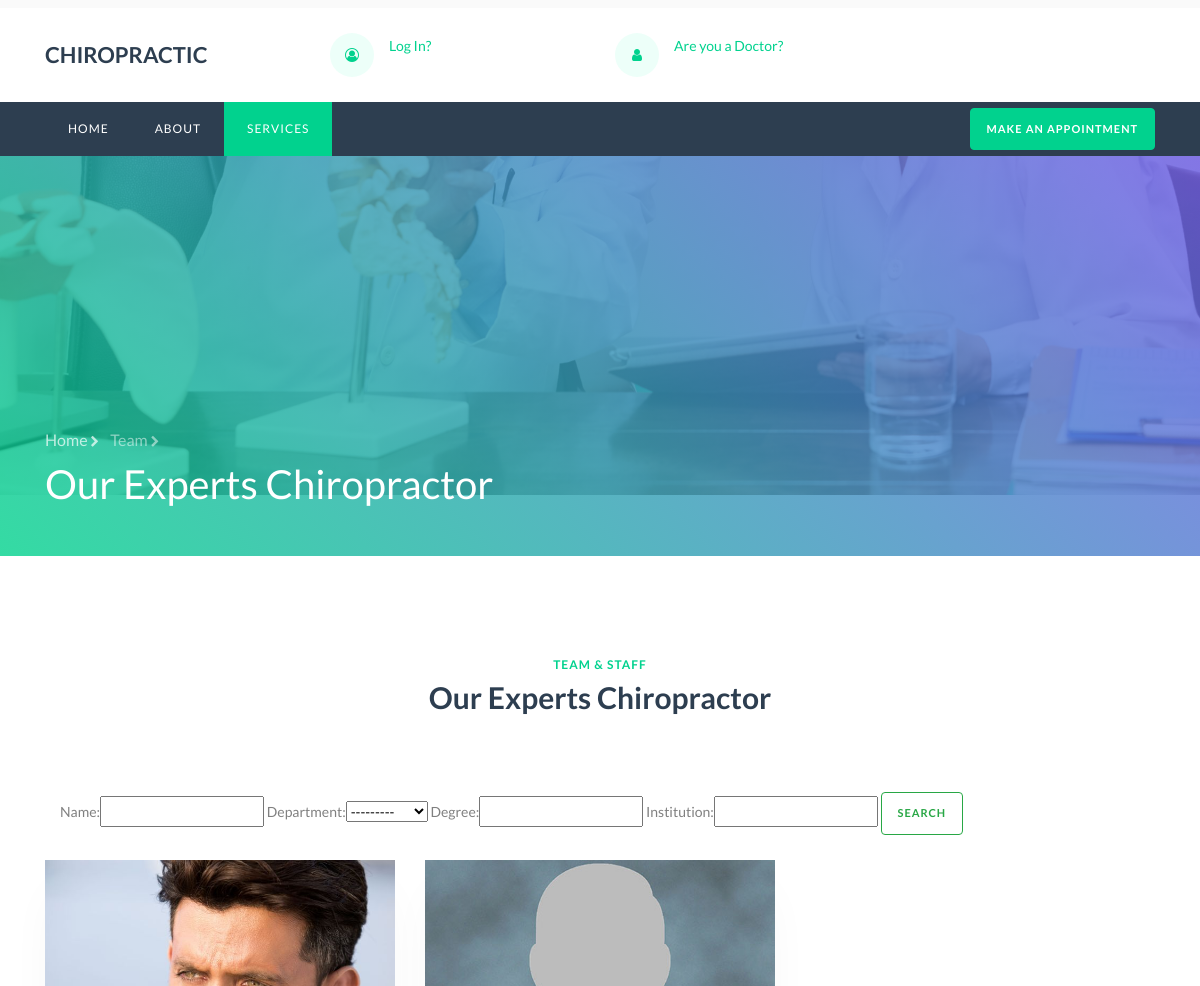
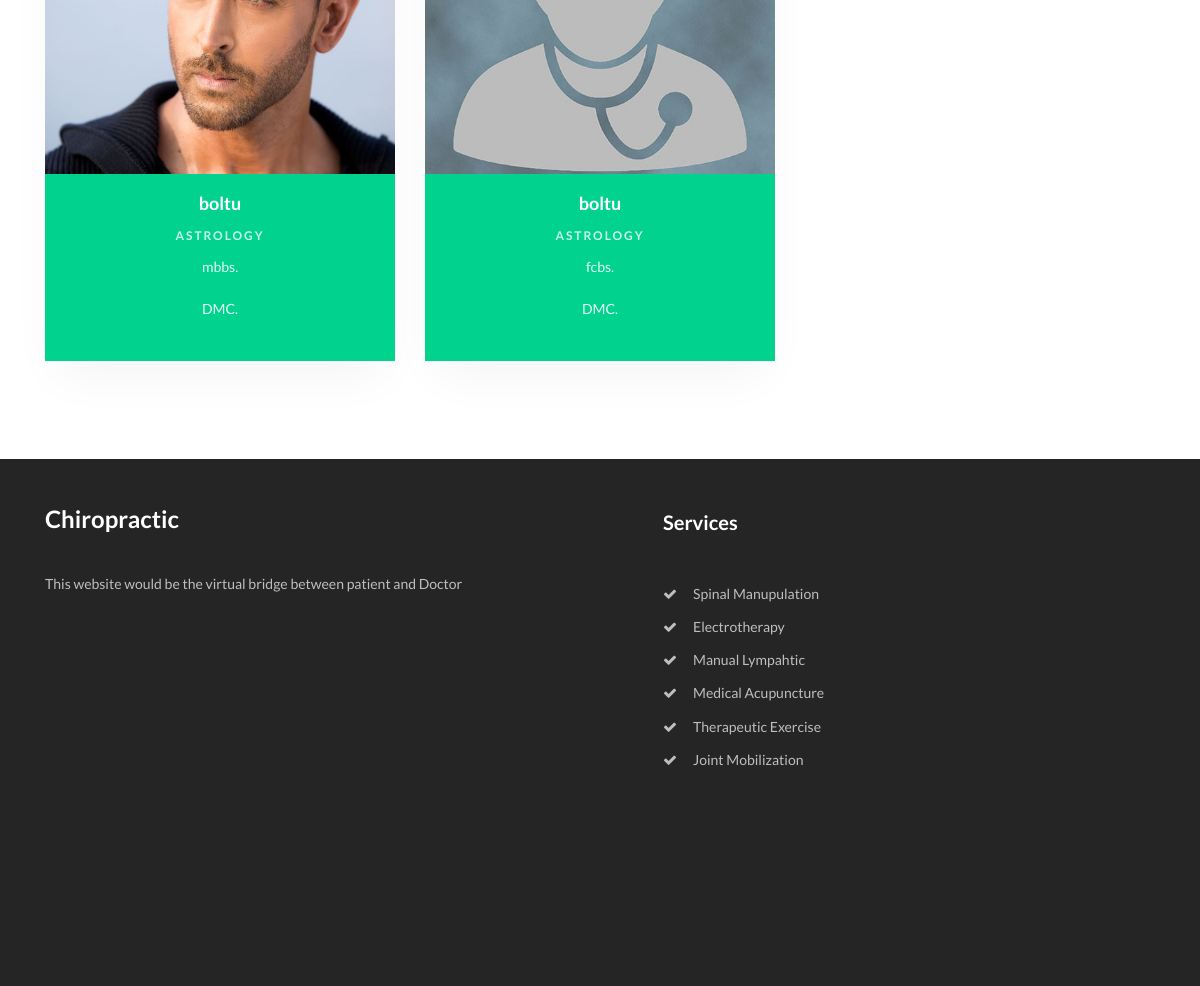
/doctor/doctorview/, run on the app's committed database (2 pictures, top to bottom).
### hospitals/models.py (models this page shows, shortened)
class Department(models.Model):
    department = models.CharField(max_length=100)
    def __str__(self):
        return  self.department

class Doctor(models.Model):
    user =models.OneToOneField(User, on_delete=models.CASCADE)
    department = models.ForeignKey(Department, on_delete=models.CASCADE)
    name = models.CharField(max_length=50)
    degree = models.CharField(max_length=50)
    institution = models.CharField(max_length=50, default = "DMC")
    start_time = models.CharField( max_length=50)
    end_time = models.CharField( max_length=50)
    week_sat = models.BooleanField(default = False)
    week_sun = models.BooleanField(default = False)
    week_mon = models.BooleanField(default = False)
    week_tues = models.BooleanField(default = False)
    week_wed = models.BooleanField(default = False)
    week_thurs = models.BooleanField(default = False)
    week_fri = models.BooleanField(default = False)

### accounts/models.py (models this page shows, shortened)
class Profile(models.Model):
    user = models.OneToOneField(User, on_delete=models.CASCADE)
    user_sex = (('MALE', 'Male'), ('FEMALE', 'Female'))
    user_gender = models.CharField(max_length=6, default='Male', choices=user_sex)
    user_age = models.IntegerField(null=True)
    user_phone = models.CharField(max_length=200, null=True)
    user_address = models.CharField(max_length=200, null=True)
    user_img = models.ImageField(upload_to='profile_pics', default='default.jpg')

### hospitals/views.py (the view)
# urls.py: path('doctorview/', views.doctor_view, name="doctorview"),
def doctor_view(request):
	doctors=Doctor.objects.all()
	docFilter = DoctorFilter(request.GET, queryset = doctors)
	doctors = docFilter.qs
	context={'doctors':doctors, 'docFilter' : docFilter}
	return render(request, 'hospitals/doctorView.html',context)

### hospitals/templates/hospitals/doctorView.html (shortened to what this page needs)
{% extends 'accounts/base.html' %}
{% load static %}
{% block doctorview %}active{% endblock %}
{% block content %}
<!--{% load crispy_forms_tags %}
<form method="POST" action="">
	{% csrf_token %}
	{{ form|crispy }}
	<input class="btn btn-primary" type="submit" value="Search"/>
</form> -->
<section class="hero-wrap hero-wrap-2" style="background-image: url(&quot;images/bg_2.jpg&quot;); background-position: 50% 769.575px;" data-stellar-background-ratio="0.5">
      <div class="overlay"></div>
      <div class="container">
        <div class="row no-gutters slider-text align-items-end">
          <div class="col-md-9 ftco-animate pb-5 fadeInUp ftco-animated">
          	<p class="breadcrumbs mb-2"><span class="mr-2"><a href="index.html">Home <i class="fa fa-chevron-right"></i></a></span> <span>Team <i class="fa fa-chevron-right"></i></span></p>
            <h1 class="mb-0 bread">Our Experts Chiropractor</h1>
          </div>
        </div>
      </div>
    </section>
<section class="ftco-section">
			<div class="container">
				<div class="row no-gutters justify-content-center pb-5 mb-3">
          <div class="col-md-7 heading-section text-center ftco-animate fadeInUp ftco-animated">
          	<span class="subheading">Team &amp; Staff</span>
            <h2>Our Experts Chiropractor</h2>
          </div>
        </div>
				<div class="container">
  <form method="get" >
		{{docFilter.form}}
    <button class="btn btn-outline-success my-2 my-sm-0" type="submit">Search</button>
  </form>
	</div>
<div><br></div>
				<div class="row">
                    {%  for i in doctors %}
					<div class="col-md-4 ftco-animate d-flex fadeInUp ftco-animated">
						<div class="staff bg-primary">
							<a href="{% url 'profile' i.user.username %}" >
							<div class="img-wrap d-flex align-items-stretch">
								<div class="img align-self-stretch" style="background-image: url({{ i.user.profile.user_img.url }});"></div>
							</div>
								</a>
							<div class="text pt-3 px-3 pb-4 text-center">
								<h3>{{i.name}}</h3>
								<span class="position mb-2">{{i.department}}</span>
								<div class="faded">
								<p>{{i.degree}}.</p>
									<p>{{i.institution}}.</p>
	              </div>
							</div>
						</div>
					</div>
				{% endfor %}
				</div>
			</div>
		</section>
{% endblock %}

### accounts/templates/accounts/base.html (shortened to what this page needs)
{% load static %}
<!DOCTYPE html>
<html lang="en">
  <head>
      <link rel="stylesheet" href="https://maxcdn.bootstrapcdn.com/bootstrap/4.0.0/css/bootstrap.min.css">
    <link rel="stylesheet" href="https://stackpath.bootstrapcdn.com/font-awesome/4.7.0/css/font-awesome.min.css">
    <link rel="stylesheet" href="{% static 'accounts/css/animate.css' %}">
    <link rel="stylesheet" href="{% static 'accounts/css/owl.carousel.min.css' %}">
    <link rel="stylesheet" href="{% static 'accounts/css/owl.theme.default.min.css' %}">
    <link rel="stylesheet" href="{% static 'accounts/css/magnific-popup.css' %}">
    <link rel="stylesheet" href="{% static 'accounts/css/bootstrap-datepicker.css' %}">
    <link rel="stylesheet" href="{% static 'accounts/css/jquery.timepicker.css' %}">
    <link rel="stylesheet" href="{% static 'accounts/css/flaticon.css' %}">
    <link rel="stylesheet" href="{% static 'accounts/css/style.css' %}">
  </head>
  <body>
  	<div class="top py-1">
  	</div>
		<div class="wrap">
	    <div class="container">
				<div class="row justify-content-between">
					<div class="col-md-3 mb-md-0 mb-4 d-flex align-items-center">
						<a class="navbar-brand" href="{%url 'home'%}">Chiropractic</a>
					</div>
					<div class="col-md-9">
						<div class="row">
							<div class="col-md-4 mb-md-0 mb-3">
								<div class="top-wrap d-flex">
									<div class="icon d-flex align-items-center justify-content-center"><span class="fa fa-user-circle-o"></span></div>
                  {% if request.user.is_authenticated %}
                  <div class="text"><a href="">Hi, {{user.username}} </a><a href="{%url 'logout'%}">  :LogOUT?</a></div>
                  {% else %}
									<div class="text"><a href="{% url 'login' %}">Log In?</a></div>
                  {% endif %}
								</div>
							</div>
              <div class="col-md-4 mb-md-0 mb-3">
								<div class="top-wrap d-flex">
									<div class="icon d-flex align-items-center justify-content-center"><span class="fa fa-user"></span></div>
                  {% if user.doctor %}
									<div class="text"><a href="{% url 'dashboard'%}">Check your Dashboard</a></div>
                  {% else %}
                  <div class="text"><a href="{% url 'createdocprofile' %}">Are you a Doctor?</a></div>
                  {% endif %}
								</div>
              </div>
						</div>
					</div>
				</div>
			</div>
		</div>
		<nav class="navbar navbar-expand-lg navbar-dark ftco_navbar bg-dark ftco-navbar-light" id="ftco-navbar">
	    <div class="container">
				<div class="order-lg-last">
          <a href="{% url 'doctorview' %}" class="btn btn-primary">Make an appointment</a>
        </div>
	      <div class="collapse navbar-collapse" id="ftco-nav">
	        <ul class="navbar-nav mr-auto">
	        	<li class="nav-item"><a href="\" class="nav-link">Home</a></li>
	        	<li class="nav-item {% block about %}{% endblock %} "><a href="\about" class="nav-link">About</a></li>
            <li class="nav-item {% block doctorview %}{% endblock %}" "><a href="{% url 'doctorview' %}" class="nav-link">Services</a></li>
	        </ul>
	      </div>
	    </div>
	  </nav>
 {% block content %}
 {% endblock %}
    <footer class="footer ftco-section ftco-no-pt">
      <div class="container">
        <div class="row mb-5">
          <div class="col-md-6 col-lg">
            <div class="ftco-footer-widget py-4 py-md-5">
              <h2 class="logo"><a href="#">Chiropractic</a></h2>
              <p>This website would be the virtual bridge between patient and Doctor</p>
              <ul class="ftco-footer-social list-unstyled float-md-left float-lft mt-4">
              </ul>
            </div>
          </div>
          <div class="col-md-6 col-lg">
            <div class="ftco-footer-widget ml-md-5 py-5">
              <h2 class="ftco-heading-2">Services</h2>
              <ul class="list-unstyled">
                <li><a href="#" class="py-1 d-block"><span class="fa fa-check mr-3"></span>Spinal Manupulation</a></li>
                <li><a href="#" class="py-1 d-block"><span class="fa fa-check mr-3"></span>Electrotherapy</a></li>
                <li><a href="#" class="py-1 d-block"><span class="fa fa-check mr-3"></span>Manual Lympahtic</a></li>
                <li><a href="#" class="py-1 d-block"><span class="fa fa-check mr-3"></span>Medical Acupuncture</a></li>
                <li><a href="#" class="py-1 d-block"><span class="fa fa-check mr-3"></span>Therapeutic Exercise</a></li>
                <li><a href="#" class="py-1 d-block"><span class="fa fa-check mr-3"></span>Joint Mobilization</a></li>
              </ul>
            </div>
          </div>
          </div>
        </div>
    </footer>
  {% load static %}
  </body>
</html>

### data on the page
Department: department "---------"
Doctor: user.profile.user_img (picture), name "boltu", department "ASTROLOGY", degree "mbbs", institution "DMC"
Doctor: user.profile.user_img (placeholder picture), name "boltu", department "ASTROLOGY", degree "fcbs", institution "DMC"
